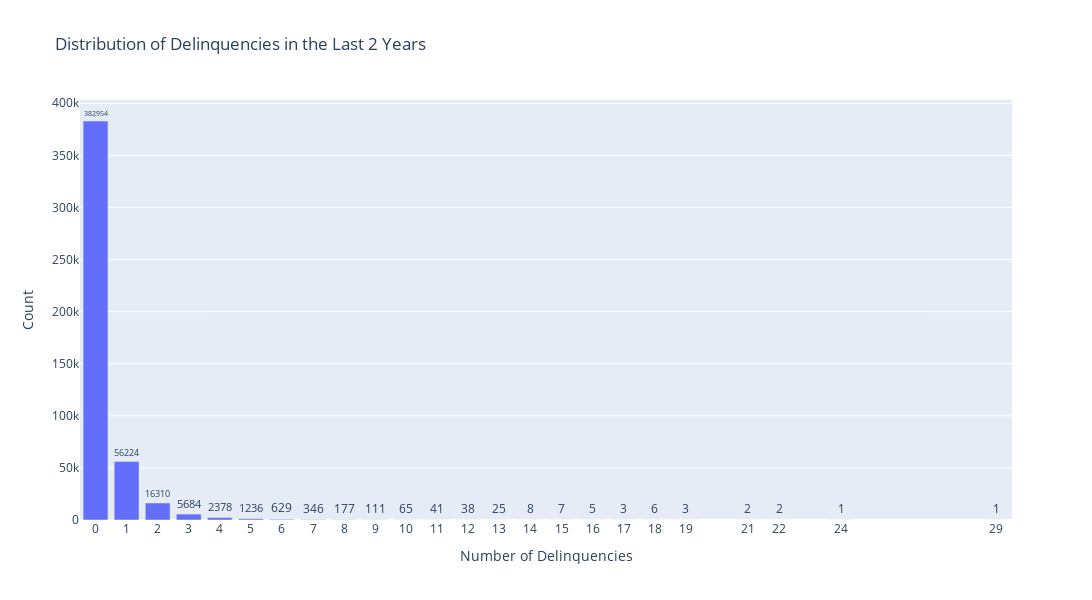

The notebook cell this image was saved under:
### Code cell
# Hitung jumlah delinquencies dan urutkan
delinq_counts = data['delinq_2yrs'].value_counts().reset_index()
delinq_counts.columns = ['delinq_2yrs', 'count']
delinq_counts.sort_values('delinq_2yrs', inplace=True)

# Membuat grafik batang
fig = px.bar(delinq_counts, x='delinq_2yrs', y='count',
             title='Distribution of Delinquencies in the Last 2 Years',
             labels={'delinq_2yrs': 'Number of Delinquencies', 'count': 'Count'},
             text='count', width=1400, height=600)

# Menampilkan teks di luar bar jika tidak cukup ruang di dalamnya
fig.update_traces(textposition='outside')

# Menampilkan setiap label pada sumbu x
fig.update_xaxes(tickmode='array', tickvals=delinq_counts['delinq_2yrs'])

# Tampilkan grafik
fig.show()

### Figure 1 — Plotly figure (JSON) as saved in the notebook; plotly's stock layout.template omitted (floating-point values rounded to 4 significant figures)
{"data": [{"alignmentgroup": "True", "hovertemplate": "Number of Delinquencies=%{x}<br>Count=%{text}<extra></extra>", "legendgroup": "", "marker": {"color": "#636efa", "pattern": {"shape": ""}}, "name": "", "offsetgroup": "", "orientation": "v", "showlegend": false, "text": [382954, 56224, 16310, 5684, 2378, 1236, 629, 346, 177, 111, 65, 41, 38, 25, 8, 7, 5, 3, 6, 3, 2, 2, 1, 1], "textposition": "outside", "type": "bar", "x": [0, 1, 2, 3, 4, 5, 6, 7, 8, 9, 10, 11, 12, 13, 14, 15, 16, 17, 18, 19, 21, 22, 24, 29], "xaxis": "x", "y": [382954, 56224, 16310, 5684, 2378, 1236, 629, 346, 177, 111, 65, 41, 38, 25, 8, 7, 5, 3, 6, 3, 2, 2, 1, 1], "yaxis": "y"}], "layout": {"barmode": "relative", "height": 600, "legend": {"tracegroupgap": 0}, "title": {"text": "Distribution of Delinquencies in the Last 2 Years"}, "width": 1400, "xaxis": {"anchor": "y", "domain": [0, 1], "tickmode": "array", "tickvals": [0, 1, 2, 3, 4, 5, 6, 7, 8, 9, 10, 11, 12, 13, 14, 15, 16, 17, 18, 19, 21, 22, 24, 29], "title": {"text": "Number of Delinquencies"}}, "yaxis": {"anchor": "x", "domain": [0, 1], "title": {"text": "Count"}}}}
